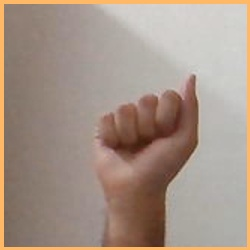
#> input picture Dataset/A/Original/AFC.jpg, 250 x 250 px, given in place of the camera
$ python backup_without_contours.py   (older library calls are emulated)
#> lines starting #> are read from the running program, lines starting #| are printed output that depends on the picture; after the words box and inside, x2 and y2 are one past the last pixel; in counts of white or black regions, pixels touching at a corner belong together
import cv2
import numpy as np
import math
import sys
import os

cap = cv2.VideoCapture(0)
cap.set(cv2.CAP_PROP_FRAME_WIDTH, 1280)
cap.set(cv2.CAP_PROP_FRAME_HEIGHT, 720)

def image_resize(image, height = 50, inter = cv2.INTER_AREA):
    resized = cv2.resize(image, (height,height), interpolation = inter)
    return resized

while(True):
    ret, img = cap.read()
#> img is the input picture: shape (250, 250, 3); mean B, G, R 135.7, 148, 165.7
    img = cv2.flip(img,1)
    start = 200
    end = 450

    cv2.rectangle(img, (start,start), (end,end), (102,185,255),5)
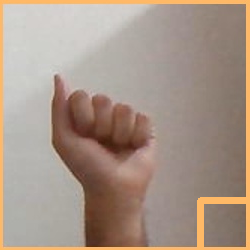
#> img: shape (250, 250, 3); mean B, G, R 135.6, 148.7, 166.9
    crop_img = img[start:end, start:end]

    grey = cv2.cvtColor(crop_img, cv2.COLOR_BGR2GRAY)
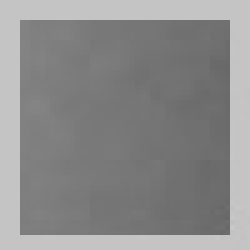
#> grey: shape (50, 50) (shown 5 times larger); min 104, max 200, mean 140

    value = (35, 35)
    blurred = cv2.GaussianBlur(grey, value, 0)
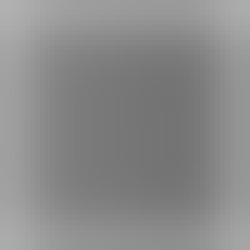
#> blurred: shape (50, 50) (shown 5 times larger); min 115, max 177, mean 138.5

    _, thresh1 = cv2.threshold(blurred, 135, 255,
                               cv2.THRESH_BINARY_INV+cv2.THRESH_OTSU)
#> thresh1: shape (50, 50); 50.4% white; 1 black region, box (x1, y1, x2, y2) and area: (0, 0, 50, 50) 1239

    kernal = np.ones((10,10),np.uint8)
    erosion = cv2.erode(thresh1,kernal,iterations=1)
#> erosion: shape (50, 50); 27% white; 1 white region, box (x1, y1, x2, y2) and area: (14, 12, 40, 42) 675
    dilation = cv2.dilate(erosion,kernal,iterations=1)
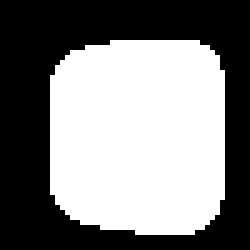
#> dilation: shape (50, 50) (shown 5 times larger); 50.4% white; 1 black region

    image, contours, hierarchy = cv2.findContours(thresh1.copy(),cv2.RETR_TREE, cv2.CHAIN_APPROX_NONE)
#> contours = 1 contour; box (x1, y1, x2, y2) and area: (9, 7, 45, 46) 1199

    cnt = max(contours, key = lambda x: cv2.contourArea(x))
#> cnt = contour of 122 points, box (x1, y1, x2, y2) (9, 7, 45, 46), area 1199
    hull = cv2.convexHull(cnt)
#> hull = contour of 20 points, box (x1, y1, x2, y2) (9, 7, 45, 46), area 1222
    drawing = np.zeros(crop_img.shape,np.uint8)
    cv2.drawContours(drawing, [cnt], 0, (0, 255, 0), 0)
    cv2.drawContours(drawing, [hull], 0,(0, 0, 255), 0)
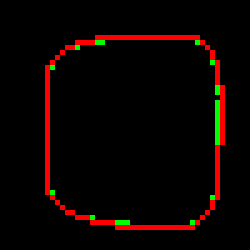
#> drawing: shape (50, 50, 3) (shown 5 times larger); mean of channels 0, 1, 2 0, 2.4, 12.4; drawn as B, G, R

    hull = cv2.convexHull(cnt, returnPoints=False)
#> hull = 20 values, max 105 at index 0, min 0 at index 19, mean 53.5

    defects = cv2.convexityDefects(cnt, hull)
#> defects = 13 rows, first 6: [0, 5, 1, 201], [5, 8, 6, 162], [11, 13, 12, 114], [36, 38, 37, 114], [41, 43, 42, 114], [43, 47, 46, 186]
    count_defects = 0
    cv2.drawContours(thresh1, contours, -1, (0, 255, 0), 3)
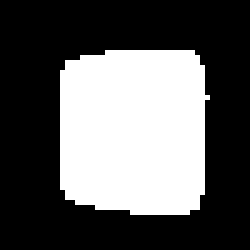
#> thresh1: shape (50, 50) (shown 5 times larger); 36.3% white; 1 white region, box (x1, y1, x2, y2) and area: (12, 10, 42, 43) 907

    dilation_rgb = cv2.cvtColor(dilation, cv2.COLOR_GRAY2RGB)
#> dilation_rgb: shape (50, 50, 3); 50.4% white; 1 black region, box (x1, y1, x2, y2) and area: (0, 0, 50, 50) 1240

    all_img = np.hstack((drawing, crop_img,dilation_rgb))
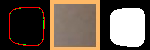
#> all_img: shape (50, 150, 3); mean of channels 0, 1, 2 77.4, 88.4, 102; drawn as B, G, R
    cv2.imshow('WebCam', img)
    cv2.imshow('All', all_img)

    k = cv2.waitKey(10)
#> (key Esc is pressed here)

    if k == 27:
        break
